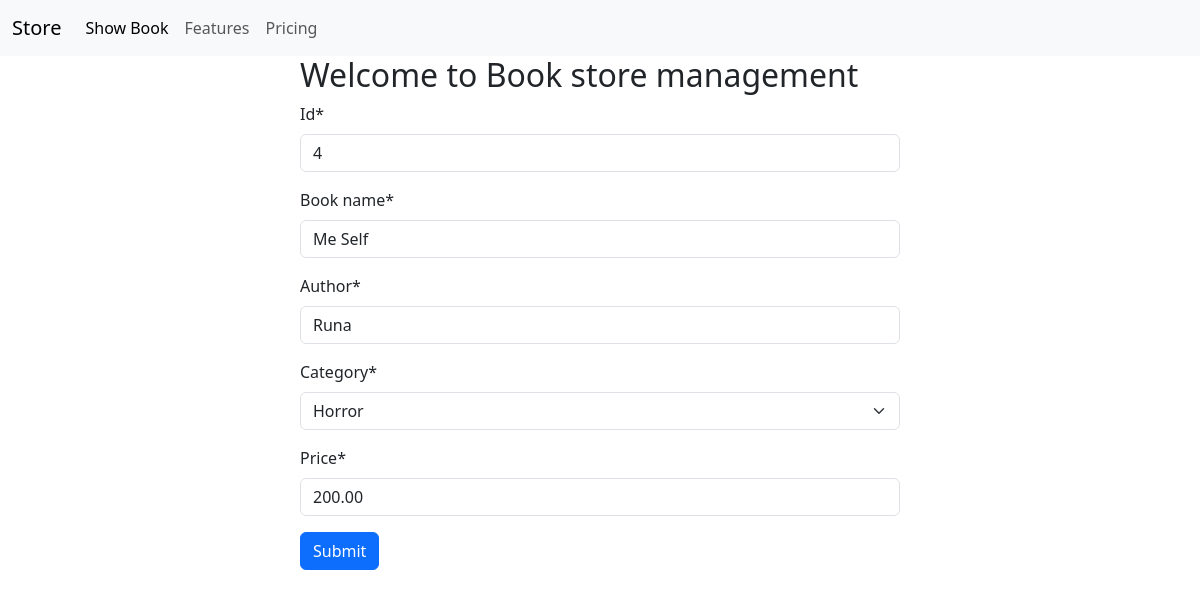
Page /edit_book/4 on the committed database.
### book_store/models.py (models this page shows, shortened)
class bookModel(models.Model):
    type = (
        ('Mystery', 'Mystery'),
        ('Thriller', 'Thriller'),
        ('Flying', 'Flying'),
        ('Horror', 'Horror'),
    )
    id = models.IntegerField(primary_key=True)
    book_name = models.CharField(max_length=30)
    author = models.CharField(max_length=30)
    category = models.CharField(max_length=30, choices=type)
    first_publish = models.DateTimeField(auto_now_add=True)
    last_publish = models.DateTimeField(auto_now=True)
    price = models.DecimalField(max_digits=10, decimal_places=2)

### book_store/views.py (the view)
# urls.py: path('edit_book/<int:id>', views.edit_book, name='edit_book'),
def edit_book(request, id):
    book = bookModel.objects.get(pk=id)
    form = bookForm(instance=book)
    if request.method == 'POST':
        form = bookForm(request.POST, instance=book)
        if form.is_valid():
            form.save()
            return redirect('show_book')
    return render(request, 'store.html', {'form': form})

### book_store/forms.py
class bookForm(forms.ModelForm):
    class Meta:
        model = bookModel
        exclude = ['first_publish', 'last_publish']

### book_store/templates/store.html (shortened to what this page needs)
{% extends 'base.html' %}
{% block content %}
 	{% load crispy_forms_tags %}
   <div class="w-50 mx-auto">
	   <h2>Welcome to Book store management</h2>
	   <form method="post" >
		    {{form|crispy }}
		   <input type="submit" class="btn btn-primary">
	   </form>
   </div>
{% endblock %}

### rows in the picture
bookModel: id "4", book_name "Me Self", author "Runa", category "Horror", price "200.00"
